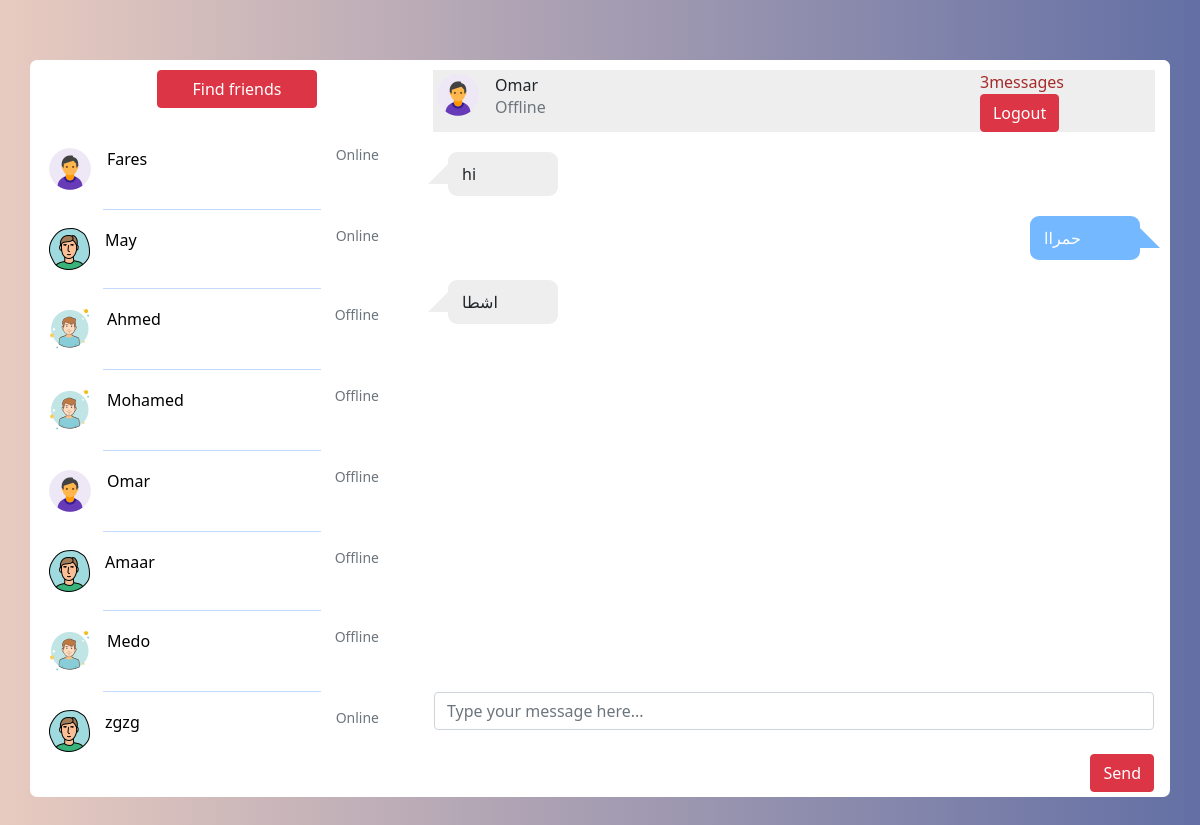
Page /chatroom.php?name=Omar (signed in) on the committed database.
### tables this page shows
CREATE TABLE `users` (
  `id` int(7) NOT NULL,
  `user_name` varchar(32) NOT NULL,
  `user_email` varchar(32) NOT NULL,
  `user_password` varchar(32) NOT NULL,
  `user_profile` varchar(255) NOT NULL,
  `user_status` varchar(32) NOT NULL
);

CREATE TABLE `users_chat` (
  `msg_id` int(11) NOT NULL,
  `sender_username` varchar(100) NOT NULL,
  `receiver_username` varchar(100) NOT NULL,
  `msg_content` varchar(255) NOT NULL,
  `msg_stauts` text NOT NULL,
  `msg_date` timestamp NOT NULL DEFAULT current_timestamp()
);

### include/get_users_data.php (the view, shortened to what this page needs)
<?php include("database/Database_connection.php"); ?>
<?php
$users="select * from users";
$run_users =mysqli_query($connect,$users);
while($row_users=mysqli_fetch_array($run_users)){
    $user_names=$row_users['user_name'];
    $user_profile=$row_users['user_profile'];
    $login=$row_users['user_status'];
    $login_check = $login == "Online" ? "Online":"Offline";
    echo "<a href='chatroom.php?name=$user_names' style='text-decoration:none;'>
    <div class='friend-drawer friend-drawer--onhover'>
        <img class=''profile-image' src='$user_profile' alt=''>
        <div class='text'>
          <h6 style='color:black'>$user_names</h6>
        </div>
        <span class='time text-muted small'>$login_check</span>
      </div>
      <hr>
     </a>";
}
?>

### chatroom.php (shortened to what this page needs)
<!DOCTYPE html>
<?php
include("include/Database_connection.php");
?>
<html lang="">
<head>
  <link href="https://cdn.jsdelivr.net/npm/bootstrap@5.0.2/dist/css/bootstrap.min.css" rel="stylesheet">
  <link rel="stylesheet" href="src/chatroom.css">
</head>
<body>
<div class="container">
  <div class="row no-gutters">
            <?php
                $user=$_SESSION['user_email'];
                $get_user ="select * from users where user_email='$user'";
                $run_user = mysqli_query($connect,$get_user);
                $row = mysqli_fetch_array($run_user);
                $user_name =$row['user_name'];
            ?>
               <?php
                if(isset($_GET['name'])){
                      global $connect;
                     $get_username=$_GET['name'];
                     $get_user= "select * from users where user_name='$get_username'";
                     $run_user=mysqli_query($connect,$get_user);
                     $row_user =mysqli_fetch_array($run_user);
                     $username= $row_user['user_name'];
                     $user_profile_image = $row_user['user_profile'];
                 }else{
                   header("location:login.php");
                }
               $total_messages = "select * from users_chat where (sender_username='$user_name' AND receiver_username='$username') OR (receiver_username='$user_name' AND sender_username='$username')";
               $run_messages =mysqli_query($connect,$total_messages);
               $total = mysqli_num_rows($run_messages);
               ?>
    <div class="col-md-4 border-right" style='
    overflow-y: scroll;
    scroll-behavior: smooth;
    height: 700px;
    overflow-x: hidden;'>
      <div class="settings-tray mx-sm-3 mb-2">
            <form method="post" class="form-inline">
                 <div class="form-group mx-sm-3 mb-2">
                   <button class=" btn btn-danger col-md-6" style="width:160px; margin-left:80px;" name="name">Find friends</button>
                  </div>
                </form>
      </div>
     <?php include("include/get_users_data.php"); ?>
    </div>
    <div class="col-md-8">
      <div class="settings-tray">
        <div class="friend-drawer no-gutters friend-drawer--grey">
          <img class="profile-image" src="<?php echo "$user_profile_image"; ?>" alt="">
          <div class="text">
            <h6><?php echo "$username"; ?></h6>
            <p class="text-muted"><?php
                $login_status=mysqli_query($connect,"select * from users where user_name='$username'");
                $row =mysqli_fetch_array($login_status);
                $login=$row['user_status'];
                if($login=="Online"){
                echo "Online";
              }else{
                 echo "Offline";
                 }
                ?></p>
          </div>
            <form method="post">
                       <span class="total"><?php echo $total; ?>messages</span>
                       <button name="logout" class ="btn btn-danger">Logout</button>
            </form>
        </div>
      </div>
      <div class="chat-panel" style="
    overflow-y: scroll;
    scroll-behavior: smooth;
    height: 550px;
    overflow-x: hidden;">
        <?php
                $sel_msg ="select * from users_chat where (sender_username='$user_name' AND receiver_username='$username') OR (receiver_username='$user_name' AND sender_username='$username') ORDER by 1 ASC";
                $run_msg = mysqli_query($connect,$sel_msg);
                while ($row = mysqli_fetch_array($run_msg)){
                  $sender_username =$row['sender_username'];
                  $receiver_username =$row['receiver_username'];
                  $msg_content = $row['msg_content'];
               ?>
                   <?php
                    if($user_name==$sender_username && $username==$receiver_username){
                        echo "
                            <div class='row no-gutters'>
                              <div class='col-md-3 offset-md-9'>
                                <div class='chat-bubble chat-bubble--right'>
                                          $msg_content
                                </div>
                              </div>
                            </div>
                        ";
                    }elseif($username==$sender_username && $user_name==$receiver_username){
                        echo "
                          <div class='row no-gutters'>
                              <div class='col-md-3'>
                                <div class='chat-bubble chat-bubble--left'>
                                     $msg_content
                                </div>
                              </div>
                            </div>
                        ";
                    }
                   ?>
          <?php }?>
        </div>
                <form method="post" class="form-inline">
                 <div class="form-group mx-sm-3 mb-2">
                  <input class="form-control" type="text" name="msg_content" placeholder="Type your message here...">
                     <br>
                   <button class=" btn btn-danger md-2" style="float:right; margin-bottom:5px;" name="submit">Send</button>
                  </div>
                </form>
      </div>
    </div>
  </div>
</body>
</html>

### src/chatroom.css (style rules this page uses)
body { background: #e8cbc0; background: -webkit-linear-gradient(to right, #e8cbc0, #636fa4); background: linear-gradient(to right, #e8cbc0, #636fa4); -webkit-font-smoothing: antialiased; -moz-osx-font-smoothing: grayscale; text-rendering: optimizeLegibility; }
.container { margin: 60px auto; background: #fff; padding: 0; border-radius: 7px; }
.profile-image { width: 50px; height: 50px; border-radius: 0px; }
.settings-tray { background: #fff; padding: 10px 15px; border-radius: 7px; }
.settings-tray .no-gutters { padding: 0; }
input { border: none; border-radius: 30px; width: 80%; }
input::placeholder { color: #000; font-weight: 300; margin-left: 20px; }
.friend-drawer { padding: 10px 15px; display: flex; vertical-align: baseline; background: #fff; transition: 0.3s ease; }
.friend-drawer--grey { background: #eee; }
.friend-drawer .text { margin-left: 12px; width: 70%; }
.friend-drawer .text h6 { margin-top: 6px; margin-bottom: 0; }
.friend-drawer .text p { margin: 0; }
.friend-drawer .time { color: grey; }
hr { margin: 5px auto; width: 60%; }
.chat-bubble { padding: 10px 14px; background: #eee; margin: 10px 30px; border-radius: 9px; position: relative; animation: fadeIn 1s ease-in; }
.chat-bubble:after { content: ""; position: absolute; top: 50%; width: 0; height: 0; border: 20px solid transparent; border-bottom: 0; margin-top: -10px; }
.chat-bubble--left:after { left: 0; border-right-color: #eee; border-left: 0; margin-left: -20px; }
.chat-bubble--right:after { right: 0; border-left-color: #74b9ff; border-right: 0; margin-right: -20px; }
.offset-md-9 .chat-bubble { background: #74b9ff; color: #fff; }
.total { color: brown; margin-right: 15px; }

### rows in the picture
users: user_profile (picture), user_name "Fares", user_status "Online"
users: user_profile (picture), user_name "May", user_status "Online"
users: user_profile (picture), user_name "Ahmed", user_status "Offline"
users: user_profile (picture), user_name "Mohamed", user_status "Offline"
users: user_profile (picture), user_name "Omar", user_status "Offline"
users: user_profile (picture), user_name "Amaar", user_status "Offline"
users: user_profile (picture), user_name "Medo", user_status "Offline"
users: user_profile (picture), user_name "zgzg", user_status "Online"
users_chat: msg_content "hi"
users_chat: msg_content "حمراا"
users_chat: msg_content "اشطا"

### other values in the picture
$total "3"
